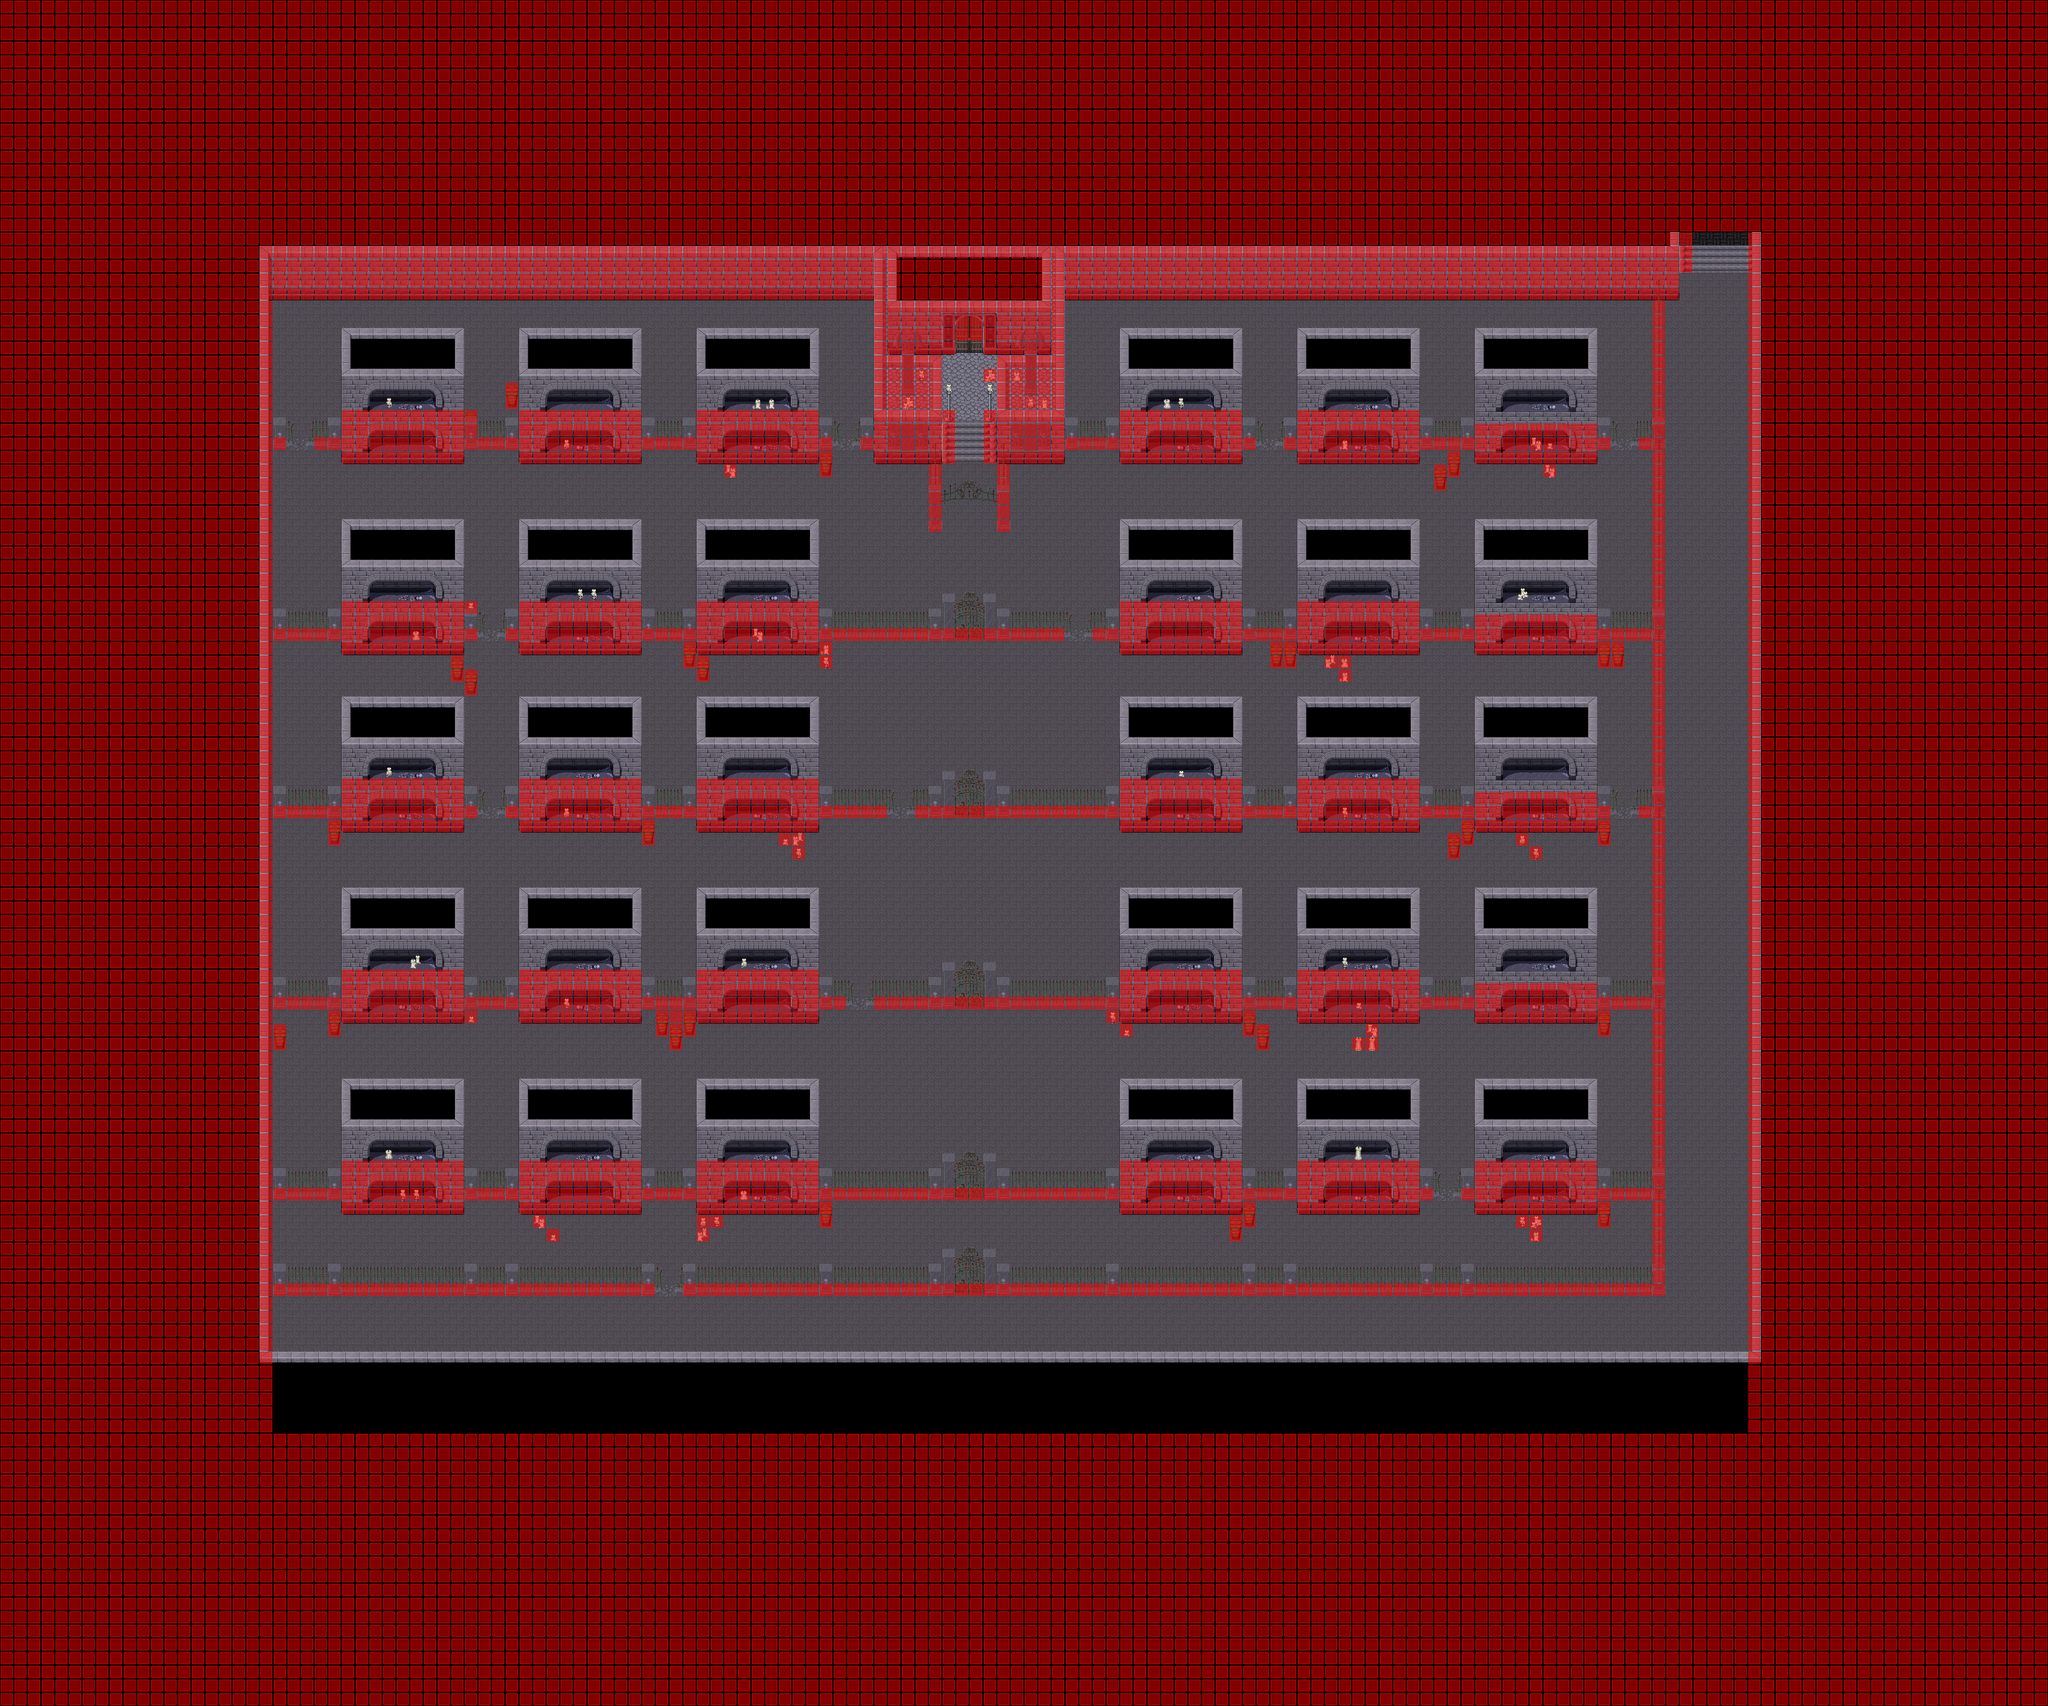

This is a level from a 2D game, rendered from its Tiled map with the project's own tilesets. A one-line summary and the map file follow, with tile-layer data summarised:
An orthogonal 150x125 tile map with 32x32 px tiles, 8 tile layers (Ground1, Ground2, Ground3, Fringe, ...), 7 tilesets and 9 objects (7x spawn, warp, particle_effect).

<map version="1.0" orientation="orthogonal" width="150" height="125" tilewidth="32" tileheight="32">
 <properties>
  <property name="music" value="Feline Monstrosity - Graveyard.ogg" />
  <property name="name" value="Crypt Sub-Basement Two" />
  <property name="overlay0image" value="graphics/images/ambient/spotlight.png" />
  <property name="overlay0keepratio" value="true" />
 </properties>
 <tileset firstgid="1" source="../tilesets/collision.tsx" />
 <tileset firstgid="3" source="../tilesets/crypt1.tsx" />
 <tileset firstgid="259" source="../tilesets/crypt2.tsx" />
 <tileset firstgid="483" source="../tilesets/crypt_blockwall.tsx" />
 <tileset firstgid="739" source="../tilesets/crypt_fringe_x3.tsx" />
 <tileset firstgid="819" source="../tilesets/crypt_fringe2_x3.tsx" />
 <tileset firstgid="899" source="../tilesets/crypt_x4.tsx" />
 <layer name="Ground1" width="150" height="125">
  <data>[18750 cells, 18750 non-empty, 41 distinct tile ids]</data>
 </layer>
 <layer name="Ground2" width="150" height="125">
  <data>[18750 cells, 217 non-empty, 32 distinct tile ids]</data>
 </layer>
 <layer name="Ground3" width="150" height="125">
  <data>[18750 cells, 23 non-empty, 14 distinct tile ids]</data>
 </layer>
 <layer name="Fringe" width="150" height="125">
  <data>[18750 cells, 411 non-empty, 19 distinct tile ids]</data>
 </layer>
 <layer name="Over1" width="150" height="125">
  <data>[18750 cells, 3015 non-empty, 42 distinct tile ids]</data>
 </layer>
 <layer name="Over2" width="150" height="125">
  <data>[18750 cells, 153 non-empty, 12 distinct tile ids]</data>
 </layer>
 <layer name="Over3" width="150" height="125">
  <data>[18750 cells, 2 non-empty, 2 distinct tile ids]</data>
 </layer>
 <layer name="Collision" width="150" height="125">
  <data>[18750 cells, 11420 non-empty, 1 distinct tile ids]</data>
 </layer>
 <objectgroup name="Objects" visible="0">
  <object name="To Crypts Sub-Basement Two" type="warp" x="3936" y="544" width="169" height="34">
   <properties>
    <property name="dest_map" value="027-4" />
    <property name="dest_tile_x" value="21" />
    <property name="dest_tile_y" value="97" />
   </properties>
  </object>
  <object name="Wight" type="spawn" x="686" y="716" width="3136" height="1344">
   <properties>
    <property name="eA_death" value="8000" />
    <property name="eA_spawn" value="60000" />
    <property name="max_beings" value="6" />
    <property name="monster_id" value="109" />
   </properties>
  </object>
  <object name="VampireBat" type="spawn" x="688" y="717" width="3145" height="2271">
   <properties>
    <property name="eA_death" value="30000" />
    <property name="eA_spawn" value="100000" />
    <property name="max_beings" value="30" />
    <property name="monster_id" value="64" />
   </properties>
  </object>
  <object name="Skeleton" type="spawn" x="650" y="712" width="3168" height="1312">
   <properties>
    <property name="eA_death" value="8000" />
    <property name="eA_spawn" value="60000" />
    <property name="max_beings" value="8" />
    <property name="monster_id" value="41" />
   </properties>
  </object>
  <object name="LadySkeleton" type="spawn" x="656" y="732" width="3168" height="1280">
   <properties>
    <property name="eA_death" value="8000" />
    <property name="eA_spawn" value="60000" />
    <property name="max_beings" value="8" />
    <property name="monster_id" value="42" />
   </properties>
  </object>
  <object name="RedBone" type="spawn" x="656" y="732" width="3136" height="1312">
   <properties>
    <property name="eA_death" value="8000" />
    <property name="eA_spawn" value="60000" />
    <property name="max_beings" value="6" />
    <property name="monster_id" value="72" />
   </properties>
  </object>
  <object name="Skeleton" type="spawn" x="672" y="2016" width="3168" height="1120">
   <properties>
    <property name="eA_death" value="8000" />
    <property name="eA_spawn" value="60000" />
    <property name="max_beings" value="8" />
    <property name="monster_id" value="41" />
   </properties>
  </object>
  <object name="LadySkeleton" type="spawn" x="640" y="1984" width="3200" height="1184">
   <properties>
    <property name="eA_death" value="8000" />
    <property name="eA_spawn" value="60000" />
    <property name="max_beings" value="8" />
    <property name="monster_id" value="42" />
   </properties>
  </object>
  <object name="graphics/particles/warparea.particle.xml" type="particle_effect" x="2240" y="800" width="64" height="32" />
 </objectgroup>
</map>
